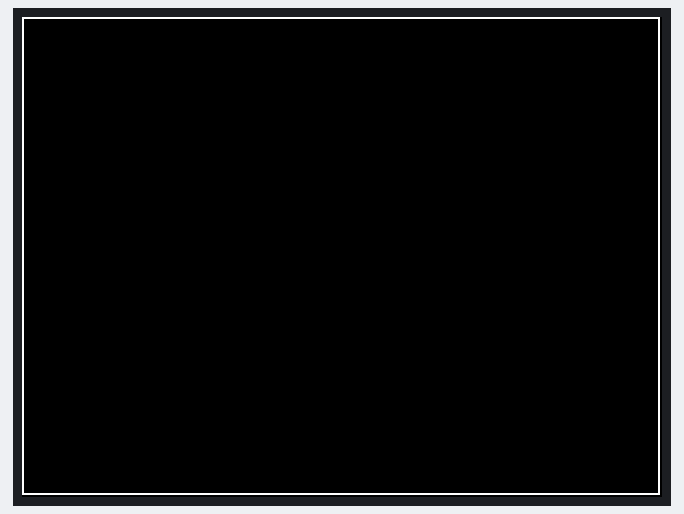
Simulated run of this sketch. Board: ESP32. Parts: 320×240 colour display. WiFi joins after 1.5 s; servers stay silent unless stated; network time is answered at once with the bench clock; the local clock reads 2024-03-15 10:24:30 at power-on unless the sketch sets it.

Above: at 1.3 s.
At 7.8 s:
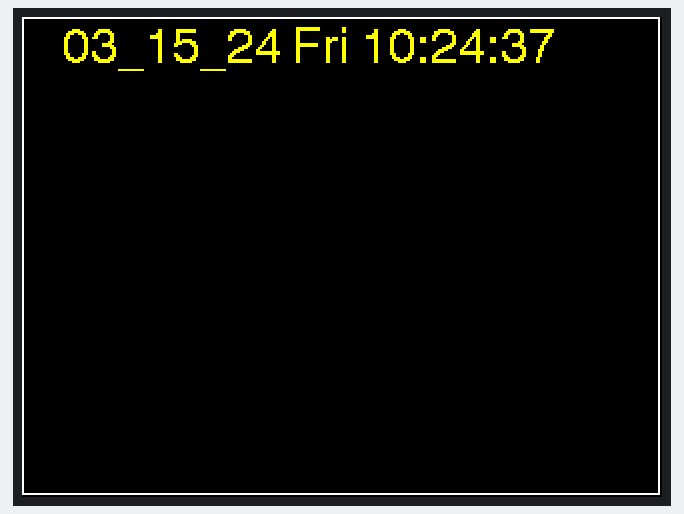
At 10.9 s:
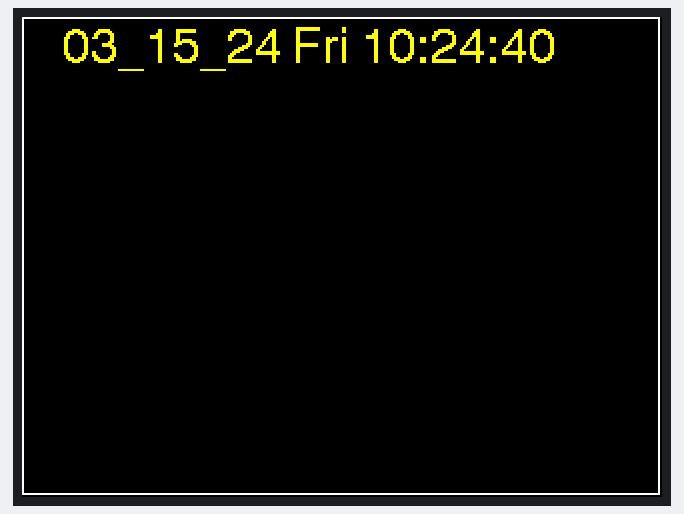
At 14.9 s:
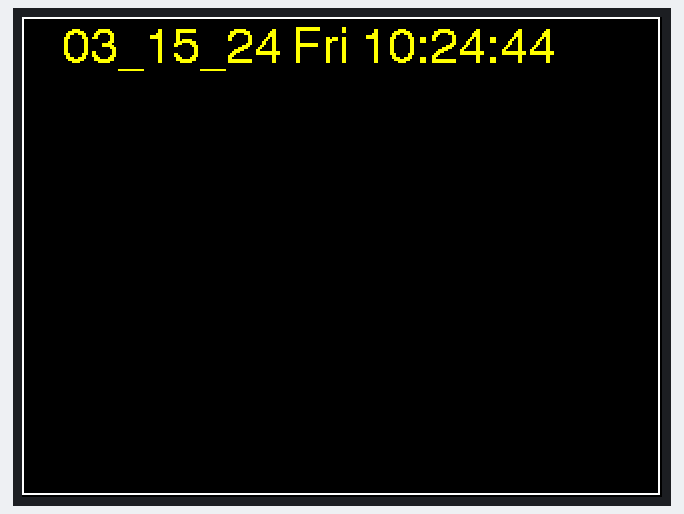
At 23.0 s:
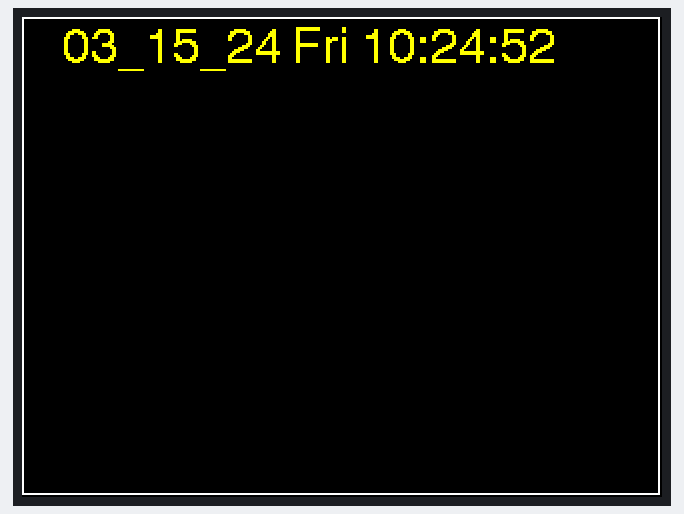
At 38.2 s:
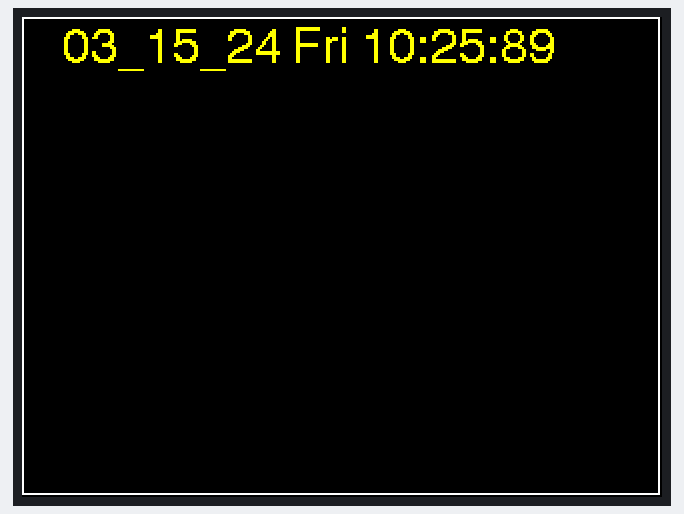

Measured:
- what the display in image 0 shows lasts 6.6 s, from 1.2 s to 7.8 s
- what the display in image 1 shows lasts 1.0 s, from 7.8 s to 8.8 s

The sketch:

m5_internet_time.ino
```cpp
  /**************************************************************
 * Local Time Stamp with ESP32
 * Developed by Marcelo Rovai - 8 September 2017
 **************************************************************/
#include <NTPClient.h>
#include <WiFi.h>
#include <WiFiUdp.h>

#include <WiFiMulti.h>
#include <M5Stack.h>

#include "m5_internet_time.h"


#define NTP_OFFSET  -7  * 60 * 60 // In seconds
#define NTP_INTERVAL 60 * 1000    // In miliseconds
#define NTP_ADDRESS  "europe.pool.ntp.org"
//#define NTP_ADDRESS  "0.north-america.pool.ntp.org"
//#define NTP_ADDRESS  "us.pool.ntp.org"

WiFiMulti WiFiMulti;
WiFiClient  client;

WiFiUDP ntpUDP;
NTPClient timeClient(ntpUDP, NTP_ADDRESS, NTP_OFFSET, NTP_INTERVAL);

m5_internet_time  internet_time(TFT_YELLOW , TFT_BLACK , 20 , 4);

void setup()
{
  // M5 platform
  M5.begin();
  delay(1000);
  M5.Lcd.fillScreen(TFT_BLACK);
  M5.Lcd.drawRect(0,0,319,239,TFT_WHITE);

  // Wifi
  WiFiMulti.addAP("SSID", "PASSWORD__");
  delay(5000);

  // NTP Client
  if(WiFiMulti.run() == WL_CONNECTED){
      timeClient.begin();
  }

}

void loop()
{
  timeClient.update();
  internet_time.update(timeClient.getEpochTime());
  internet_time.display();

  delay(1000);
}
```

m5_internet_time.cpp
```cpp
#include <M5Stack.h>
#include "m5_internet_time.h"


#define LEAP_YEAR(_year) ((_year%4)==0)
static  byte monthDays[]={31,28,31,30,31,30,31,31,30,31,30,31};
static String SMTWTFS[7] = {"Sun" , "Mon" , "Tue" , "Wed" , "Thu" , "Fri" , "Sat" };

void m5_internet_time::update(unsigned long epoch)
{

  byte          year;
  byte          month, monthLength;
  long          days ;
  unsigned long dd ;
  long          year_days;

  ss   = (epoch % 60);
  mm   = (epoch % 3600)/60;
  hh   = (epoch % 86400L)/3600;
  dd   = (epoch/86400L);
  dw   = ((epoch/86400L) + 4) % 7; //0 is Sunday

  // Determine year
  // Year as years from 1900
  year = 70;
  days = 0;
  while((unsigned)(days += (LEAP_YEAR(year) ? 366 : 365)) <= dd) {
    year++;
  }
  yy = 1900 + year - 2000;

  // Determine month  , day of year
  year_days = dd - (days - (LEAP_YEAR(year) ? 366 : 365));

  for (month = 0; month < 12; month++)
  {
    monthLength = (month == 1) ? (LEAP_YEAR(year) ? 29 : 28) : monthDays[month];
    dm = year_days + 1;
    year_days   =  year_days - monthLength;
    if(year_days <=  0)
    {
        mn = month + 1;
        break;
    }
  }
}


m5_internet_time::m5_internet_time(int text_color,int background_color , int x_pos , int y_pos)
{
    tc = text_color;
    bc = background_color;
    xpos = x_pos;
    ypos = y_pos;
}

void m5_internet_time::display()
{
    M5.Lcd.setTextColor(tc, bc);

    // Format: mn_dm_yy day_of_week hh:mm:ss

    String smn = String(mn);                // month
    if(mn < 10) (smn = '0' + smn);
    String sdm = String(dm);                // day of month
    if(dm < 10) ('0' + sdm);
    String syy = String(yy);                // year
    String sdw = ' ' + SMTWTFS[dw] + ' ';   // day of week
    String shh = String(hh);                // Hour
    if(hh < 10)('0' + hh);
    String smm = String(mm);                // Minute
    if(hh < 10)('0' + mm);
    String sss = String(ss);                // Second
    if(hh < 10)('0' + ss);

    String out = smn + '_' + sdm + '_' + syy + sdw + shh + ':' + smm + ':' + sss;
    //Serial.print(out);
    //Serial.print('\n');
    M5.Lcd.drawString(out, xpos, ypos, ts);

}
```

m5_internet_time.h
```cpp
#ifndef _M5_DIGITAL_CLOCKS_H_
#define _M5_DIGITAL_CLOCKS_H_

#include <M5Stack.h>
#include "Arduino.h"

class m5_internet_time{
    public:

        m5_internet_time(int text_color,int background_color , int x_pos , int y_pos );

        void update(unsigned long epoch);

        void display();

    private:
        uint8_t   ss   = 0;        // seconds
        uint8_t   mm   = 0;        // minutes
        uint8_t   hh   = 0;        // hours
        uint8_t   dw   = 0;        // Day  of week
        uint8_t   dm   = 0;        // Day  of Month
        uint8_t   mn   = 0;        // Month
        uint8_t   yy   = 0;        // Year

        int  tc;       // text color
        int  bc;       // background color
        int  ts = 4;   // text size
        int  ypos;     // y position
        int  xpos;     // x position

   private:

};

#endif
```
